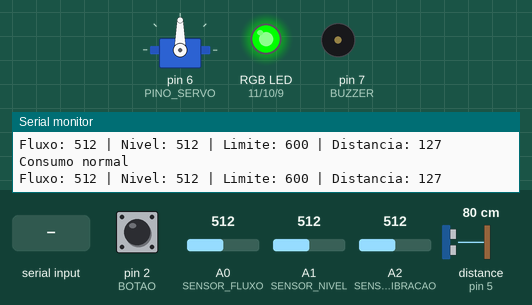
This sketch was run on a simulated Arduino Uno, built with avr-gcc and run on an emulated ATmega328P. Parts: servo, an RGB LED mixed from three pins (HIGH = lit), buzzer (waves = sounding), the last lines printed to the serial monitor. Wiring (inferred from the names in the program): ultrasonic range finder: trigger pin 4; echo pin 5. The inputs (shaded band) are chosen by the test bench; at power-on: distance to the obstacle (sensor on pin 5) 80 cm, pin 2 (BOTAO) LOW, A0 (SENSOR_FLUXO) = 512, A1 (SENSOR_NIVEL) = 512, A2 (SENSOR_CALIBRACAO) = 512. The echo pulse lasts 58.3 µs per cm; pins used as bus, display or sensor lines are not drawn.

Above: at 1.2 s.
1.3 s: "t" received over Serial
At 1.9 s:
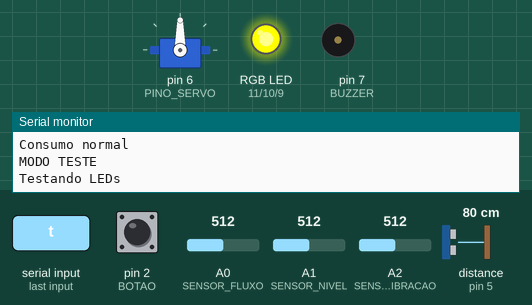
At 3.3 s:
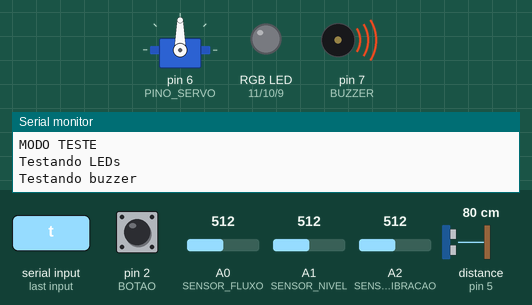
4.3 s: distance to the obstacle (sensor on pin 5) set to 2 cm
7.3 s: "T" received over Serial
At 10.2 s:
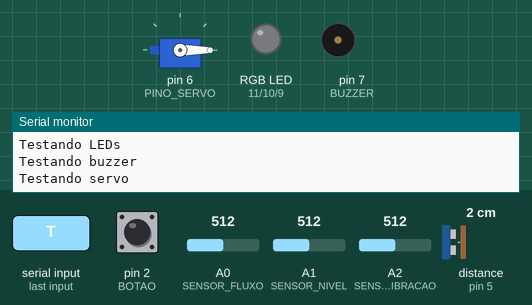
10.3 s: pin 2 (BOTAO) pulled HIGH for 3.2 s
15.0 s: distance to the obstacle (sensor on pin 5) set to 12 cm
16.5 s: distance to the obstacle (sensor on pin 5) set to 15 cm
At 17.5 s:
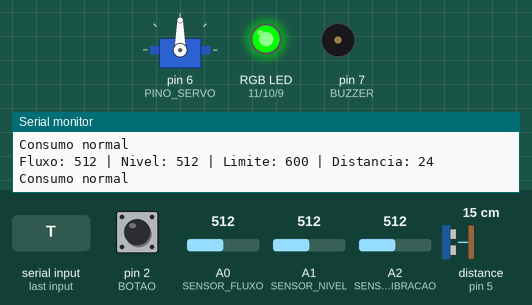
Timing chart, 0 to 19.1 s (numbered marks = the images above; inputs shaded):
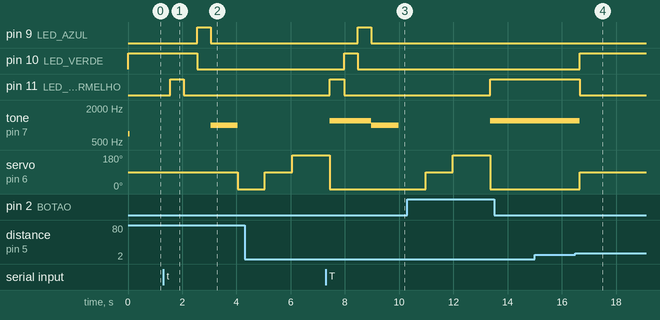

Measured:
- the behaviour switches between 13 and 14 cm on distance to the obstacle (sensor on pin 5) (found by bisection; images 3 and 4)
- after the input at 1.3 s, pin 9 (LED_AZUL): LOW → HIGH after 1.2 s, → LOW 0.50 s later; pin 10 (LED_VERDE): HIGH → LOW after 1.2 s; pin 11 (LED_VERMELHO): LOW → HIGH after 0.25 s, → LOW 0.50 s later; tone on pin 7 (BUZZER): silent → 1000 Hz after 1.7 s, → silent 1.0 s later; servo on pin 6 (PINO_SERVO): 90° → 0° after 2.7 s
- after the input at 7.3 s, pin 9 (LED_AZUL): LOW → HIGH after 1.2 s, → LOW 0.50 s later; pin 10 (LED_VERDE): LOW → HIGH after 0.68 s, → LOW 0.50 s later
- after the input at 16.5 s, pin 10 (LED_VERDE): LOW → HIGH after 0.15 s; pin 11 (LED_VERMELHO): HIGH → LOW after 0.15 s; tone on pin 7 (BUZZER): 1200 Hz → silent after 0.15 s; servo on pin 6 (PINO_SERVO): 0° → 90° after 0.16 s

The sketch:

sistemamonitoramento.ino
```cpp
#include <Servo.h>

// LEDs RGB
#define LED_VERMELHO 11
#define LED_VERDE 10
#define LED_AZUL 9

// Buzzer
#define BUZZER 7

// Sensor Ultrassônico
#define EMISSOR 4
#define RECEPTOR 5

// Botão
#define BOTAO 2

// Servo Motor
#define PINO_SERVO 6

// Sensores Analógicos
#define SENSOR_FLUXO A0
#define SENSOR_NIVEL A1
#define SENSOR_CALIBRACAO A2


Servo valvula;

//Variações

int fluxoFiltrado = 0;
int nivelFiltrado = 0;
int calibracao = 0;

int limiteFluxo = 0;

long distancia = 0;

// Função do sensor ultrassônico

long medirDistancia(int emissor, int receptor)
{
  digitalWrite(emissor, LOW);
  delayMicroseconds(2);

  digitalWrite(emissor, HIGH);
  delayMicroseconds(10);

  digitalWrite(emissor, LOW);

  long duracao = pulseIn(receptor, HIGH, 30000);

  if (duracao == 0)
  {
    return -1;
  }

  return duracao * 0.055 / 2;
}

// Filtro da média móvel

int mediaMovel(int pino)
{
  int soma = 0;

  for(int i = 0; i < 5; i++)
  {
    soma += analogRead(pino);
    delay(5);
  }

  return soma / 5;
}

void rotinaTeste()
{
  Serial.println("MODO TESTE ");


  Serial.println("Testando LEDs");

  digitalWrite(LED_VERMELHO, HIGH);
  delay(500);
  digitalWrite(LED_VERMELHO, LOW);

  digitalWrite(LED_VERDE, HIGH);
  delay(500);
  digitalWrite(LED_VERDE, LOW);

  digitalWrite(LED_AZUL, HIGH);
  delay(500);
  digitalWrite(LED_AZUL, LOW);


  Serial.println("Testando buzzer");

  tone(BUZZER, 1000);
  delay(1000);
  noTone(BUZZER);

  Serial.println("Testando servo");

  valvula.write(0);
  delay(1000);

  valvula.write(90);
  delay(1000);

  valvula.write(180);
  delay(1000);


  Serial.println("Testando sensores");

  Serial.print("Fluxo: ");
  Serial.println(analogRead(SENSOR_FLUXO));

  Serial.print("Nivel: ");
  Serial.println(analogRead(SENSOR_NIVEL));

  Serial.print("Calibracao: ");
  Serial.println(analogRead(SENSOR_CALIBRACAO));

  Serial.print("Distancia: ");
  Serial.println(medirDistancia(EMISSOR, RECEPTOR));

  Serial.println("======================");
}


void setup()
{
  Serial.begin(9600);

  // LEDs

  pinMode(LED_VERMELHO, OUTPUT);
  pinMode(LED_VERDE, OUTPUT);
  pinMode(LED_AZUL, OUTPUT);

  // Buzzer

  pinMode(BUZZER, OUTPUT);

  // Sensor Ultrassônico

  pinMode(EMISSOR, OUTPUT);
  pinMode(RECEPTOR, INPUT);

  // Botão

  pinMode(BOTAO, INPUT);

  // Servo

  valvula.attach(PINO_SERVO);

  // Inicialização

  digitalWrite(LED_VERDE, HIGH);

  tone(BUZZER, 700, 500);

  valvula.write(90);

  Serial.println("Sistema iniciado");
}


void loop()
{
// Leitura dos sensores

  fluxoFiltrado = mediaMovel(SENSOR_FLUXO);

  nivelFiltrado = mediaMovel(SENSOR_NIVEL);

  calibracao = analogRead(SENSOR_CALIBRACAO);

  distancia = medirDistancia(EMISSOR, RECEPTOR);


  limiteFluxo = map(calibracao, 0, 1023, 300, 900);

  Serial.print("Fluxo: ");
  Serial.print(fluxoFiltrado);

  Serial.print(" | Nivel: ");
  Serial.print(nivelFiltrado);

  Serial.print(" | Limite: ");
  Serial.print(limiteFluxo);

  Serial.print(" | Distancia: ");
  Serial.println(distancia);

  if(fluxoFiltrado < limiteFluxo && distancia > 20)
  {
    digitalWrite(LED_VERDE, HIGH);
    digitalWrite(LED_AZUL, LOW);
    digitalWrite(LED_VERMELHO, LOW);

    noTone(BUZZER);

    // válvula aberta
    valvula.write(90);

    Serial.println("Consumo normal");
  }

  else if(fluxoFiltrado >= limiteFluxo && distancia > 20)
  {
    digitalWrite(LED_VERDE, LOW);
    digitalWrite(LED_AZUL, HIGH);
    digitalWrite(LED_VERMELHO, LOW);

    tone(BUZZER, 800);

    // reduz fluxo
    valvula.write(60);

    Serial.println("Consumo elevado");
  }

  if(distancia <= 20 && distancia > 0)
  {
    digitalWrite(LED_VERDE, LOW);
    digitalWrite(LED_AZUL, LOW);
    digitalWrite(LED_VERMELHO, HIGH);

    tone(BUZZER, 1200);

    // fecha válvula
    valvula.write(0);

    Serial.println("VAZAMENTO DETECTADO");
  }

  if(digitalRead(BOTAO) == HIGH)
  {
    Serial.println("Botao pressionado");
  }

  if(Serial.available())
  {
    char comando = Serial.read();

    if(comando == 't' || comando == 'T')
    {
      rotinaTeste();
    }
  }

  delay(300);
}
```
